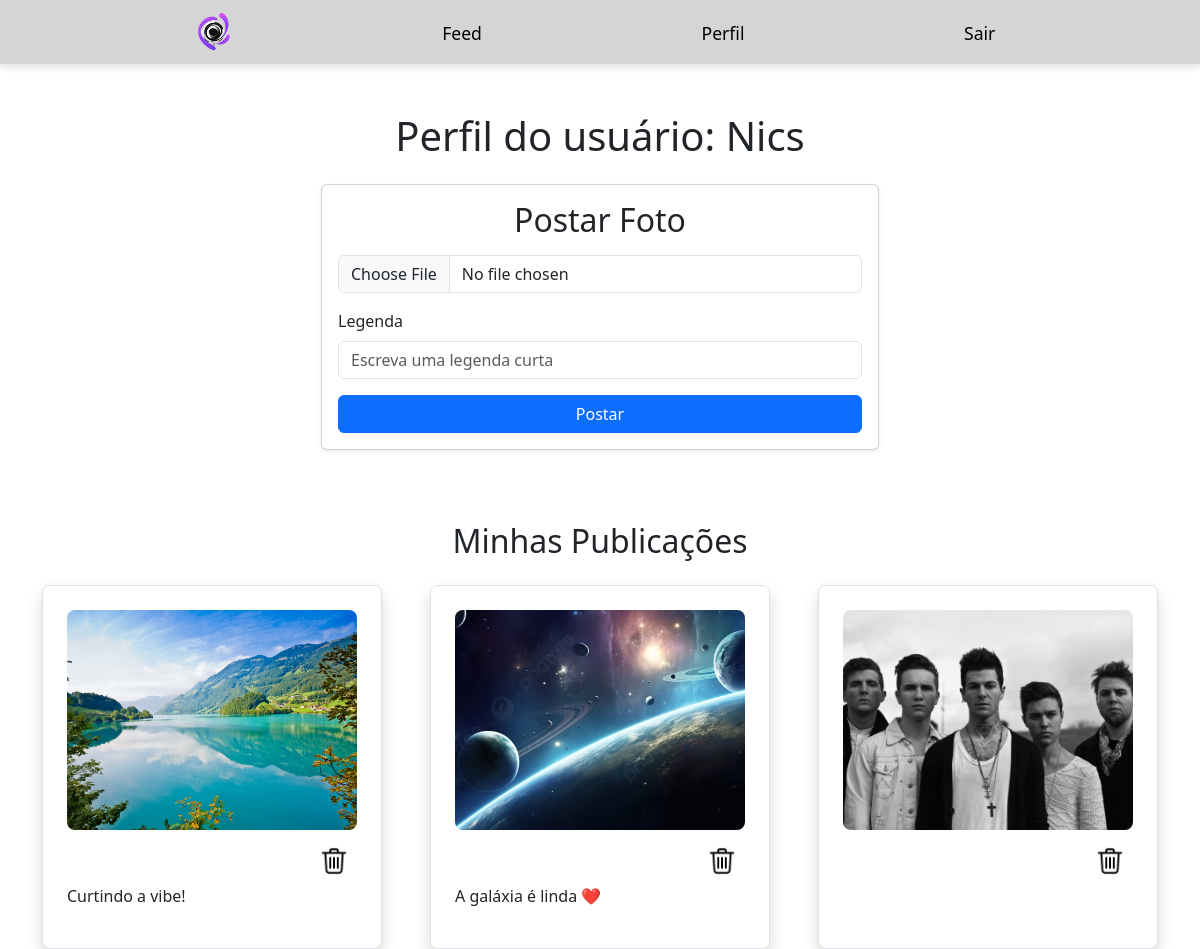
The app's page /profile/2 (signed in) with its own data.
### appfleshi/models.py (models this page shows)
class User(database.Model, UserMixin):
    id = database.Column(database.Integer, primary_key=True)
    username = database.Column(database.String(20), unique=True, nullable=False)
    email = database.Column(database.String(100), unique=True, nullable=False)
    password = database.Column(database.String(60), nullable=False)
    photos = database.relationship('Photo', backref='user', lazy=True)
    likes = database.relationship('Like', backref='user', lazy=True)

class Photo(database.Model):
    id = database.Column(database.Integer, primary_key=True)
    file_name = database.Column(database.String(255), default="default.jpg")
    upload_date = database.Column(database.DateTime(timezone=True), nullable=False, default=lambda: datetime.now(timezone.utc))
    user_id = database.Column(database.Integer, database.ForeignKey("user.id"), nullable=False)
    likes = database.relationship('Like', backref='photo', lazy=True, cascade="all, delete-orphan") #Permite a exclusão de fotos
    caption = database.Column(database.String(255), nullable=False)

### appfleshi/routes.py (the view, shortened to what this page needs)
@app.route('/profile/<user_id>', methods=['GET', 'POST'])
@login_required
def profile(user_id):
    user_to_view = None #Variável flexível
    photo_form = None
    if int(user_id) == current_user.id:
        user_to_view = current_user #Atribui o objeto que é dono do perfil à variável
        photo_form = PhotoForm()
    else:
        user_to_view = User.query.get(int(user_id)) #Atribui um perfil terceiro à variável
        if not user_to_view:
            return redirect(url_for('feed'))
    for photo in user_to_view.photos:
        photo.user_liked = any(like.user_id == current_user.id for like in photo.likes)
    return render_template('profile.html', user=user_to_view, form=photo_form)

### appfleshi/forms.py
class PhotoForm(FlaskForm):
    photo = FileField("Foto", validators=[DataRequired()])
    submit = SubmitField("Postar")
    caption = StringField("Legenda", validators=[Length(max=42)])

### appfleshi/models.py (called while the page is built)
@login_manager.user_loader
def load_user(user_id):
    return User.query.get(int(user_id))

### appfleshi/templates/profile.html (shortened to what this page needs)
{% extends "homepage.html" %}
{% block body %}
{% include "navbar.html" %}
<div class="container mt-5">
    <h1 class="text-center mb-4">Perfil do usuário: {{ user.username }}</h1>
    {% if form %}
  <div class="d-flex justify-content-center">
    <div class="card p-3 mb-4 shadow-sm w-50">
        <h2 class="text-center mb-3">Postar Foto</h2>
        <form method="post" enctype="multipart/form-data">
            <div class="mb-3">
                {{ form.photo(class="form-control") }}
            </div>
            <div class="mt-3 mb-3">
                {{ form.caption.label(class="form-label") }}
                {{ form.caption(class="form-control", rows="3", placeholder="Escreva uma legenda curta") }}
            </div>
            <div>
                {{ form.submit(class="btn btn-primary w-100") }}
            </div>
        </form>
    </div>
  </div>
    {% endif %}
    <h2 class="text-center mt-5 mb-4">Minhas Publicações</h2>
    <div class="row g-5">
        {% for photo in user.photos %}
        <div class="col-12 col-sm-6 col-md-4 d-flex justify-content-center">
            <div class="border rounded-3 p-4 shadow text-end" style="width: 430px;">
                    <img src="{{ url_for('static', filename='posts_photos/' ~ photo.file_name) }}"
                         alt="Imagem de {{ user.username }}"
                         style="width: 100%; height: 220px; object-fit: cover; display: block; border-radius: 8px;x">
                {% if user.id == current_user.id %}
                    <form action="{{ url_for('delete', photo_id=photo.id) }}" method="post" class="mt-2">
                        <button type="submit" class="btn border-0 bg-transparent p-2 ">
                            <img src="{{ url_for('static', filename='site_photos/delete.png') }}"
                                 alt="Lata de lixo" width="30px">
                        </button>
                    </form>
                {% endif %}
                {% if photo.caption %}
                   <p class="text-start">{{ photo.caption }}</p>
                {% endif %}
            </div>
        </div>
        {% endfor %}
    </div>
</div>
{% endblock %}

### records on screen
User: username "Nics"
Photo: file_name (picture), caption "Curtindo a vibe!"
Photo: file_name (picture), caption "A galáxia é linda ❤️"
Photo: file_name (picture)
